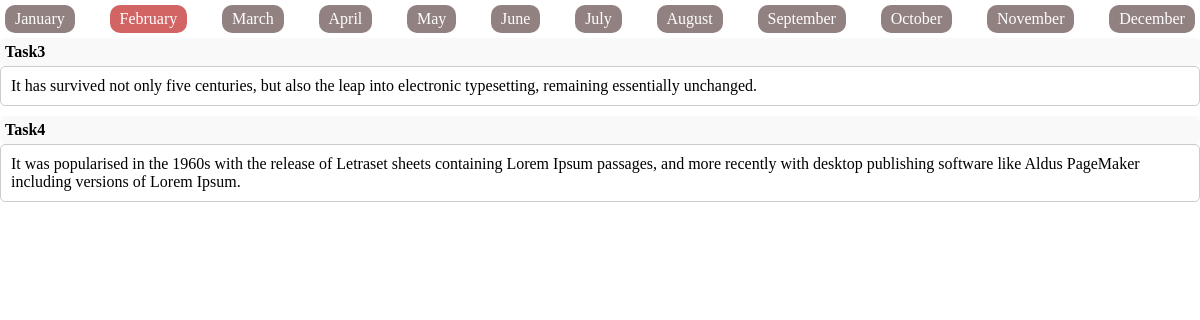
/todo/February, run on the app's committed database.
### schedule/models.py (models this page shows, shortened)
class Months(models.Model):
    title = models.CharField(max_length=200)

class Tasks(models.Model):
    title = models.CharField(max_length=200)
    description = models.TextField(max_length=500)
    datetime = models.DateTimeField(default=datetime.now)
    month = models.ForeignKey(Months, on_delete=models.CASCADE)

### schedule/views.py (the view)
# urls.py: path('todo/<str:title>', read)
def read(request, title):
    return render(request, 'schedule/todo.html', {
        'months': Months.objects.all(),
        'tasks': Tasks.objects.filter(month=Months.objects.get(title=title)),
        'selected_month': title
    })

### schedule/templates/schedule/todo.html
{% extends 'main.html' %}
{% block main %}
    <dl>
    {% for task in tasks %}
        <dt>{{ task.title }}</dt>
        <dd>{{ task.description }}</dd>
    {% endfor %}
    </dl>
{% endblock %}

### templates/main.html (shortened to what this page needs)
{% load static %}
<!DOCTYPE html>
<html lang="en">
<head>
    <link rel="stylesheet" href="{% static 'css/main.css' %}">
</head>
<body>
    <header>
        <div class="header-menu">
        {% for month in months %}
            <a href="/{{ month.id }}" class="{% if month.title == selected_month %}active{% endif %}">{{ month.title }}</a>
        {% endfor %}
        </div>
    </header>
    {% block main %}{% endblock %}
</body>
</html>

### static/css/main.css (style rules this page uses)
* { margin: 0; padding: 0; box-sizing: border-box; }
a { text-decoration: none; }
.header-menu { width: 100%; display: flex; justify-content: space-between; padding: 5px; }
.header-menu a { color: #ffffff; padding: 5px 10px; border-radius: 10px; background-color: #928181; }
.header-menu a.active { background-color: #d26464; }
dl { margin-bottom: 20px; }
dt { font-weight: bold; background-color: #f0f0f0; padding: 5px; border-radius: 5px; }
dd { margin-left: 0; margin-bottom: 10px; padding: 10px; background-color: #ffffff; border: 1px solid #ccc; border-radius: 5px; }
dt:nth-child(odd) { background-color: #f9f9f9; }

### data on the page
Months: title "January"
Months: title "February"
Months: title "March"
Months: title "April"
Months: title "May"
Months: title "June"
Months: title "July"
Months: title "August"
Months: title "September"
Months: title "October"
Months: title "November"
Months: title "December"
Tasks: title "Task3", description "It has survived not only five centuries, but also the leap into electronic typesetting, remaining essentially unchanged."
Tasks: title "Task4", description "It was popularised in the 1960s with the release of Letraset sheets containing Lorem Ipsum passages, and more recently with desktop publishing software like Aldus PageMaker including versions of Lorem Ipsum."
